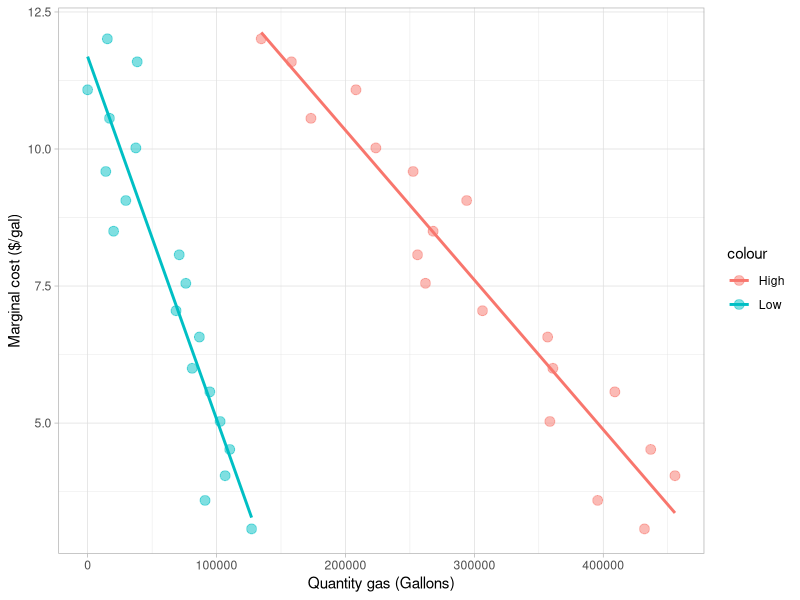
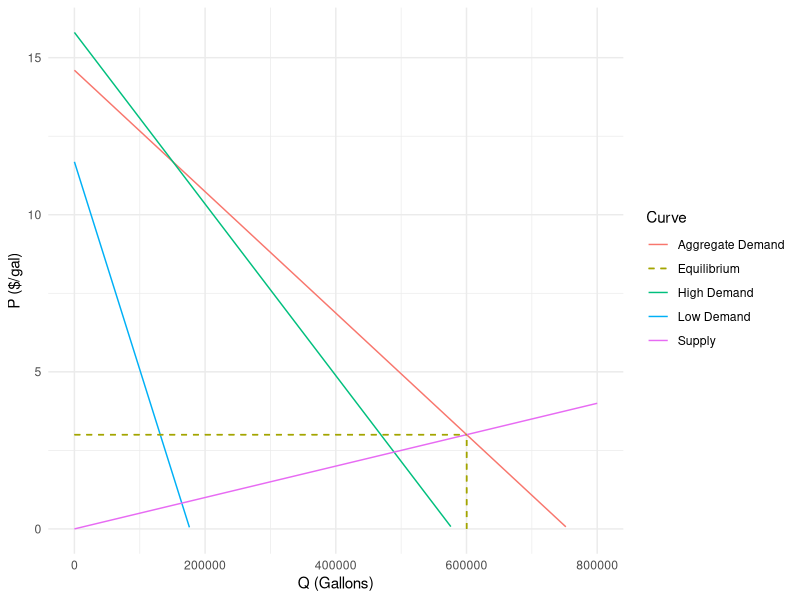

Here is the R script that generated these plots, in order:
## ---- chunk 1
knitr::opts_chunk$set(echo = TRUE)
library(tidyverse)
library(here)
library(ggpubr)
library(broom)
library(knitr)
options(scipen=999)
## ---- chunk 2

# Calculate and save MEC of one gallon of gas

# MEC = ($/ metric ton) * (metric tons/lb) * (lb/gal)

MEC <- 51*(1/2204.62)*(19.6)

## ---- chunk 3

# Read in data
data <- read_csv("HW3_data.csv")

# Create 2 linear models
D_low_lm = lm(Price_Dollars ~ Q_Low_Gallons, data = data)
D_high_lm = lm(Price_Dollars ~ Q_High_Gallons, data = data)

# Create plot for reference
ggplot(data = data) +
  #Low Demand
  geom_point(aes(x = Q_Low_Gallons, y = Price_Dollars, color = "Low"), size = 3, alpha = 0.5) +
  geom_smooth(aes(x = Q_Low_Gallons, y = Price_Dollars, color = "Low"), method = "lm", se = F)+
  #High Demand
  geom_point(aes(x = Q_High_Gallons, y = Price_Dollars, color = "High"), size = 3, alpha = 0.5) +
  geom_smooth(aes(x = Q_High_Gallons, y = Price_Dollars, color = "High"), method = "lm", se = F)+
  labs(x = "Quantity gas (Gallons)", y = "Marginal cost ($/gal)")+
  theme_light()

# Save intercepts
int_low <- D_low_lm$coefficients[[1]]
m_low <- D_low_lm$coefficients[[2]]

int_high <- D_high_lm$coefficients[[1]]
m_high <- D_high_lm$coefficients[[2]]

## ---- chunk 4
# Solve for intercepts for aggregate demand
m_agg <- 1/(1/(m_low)+1/(m_high))
int_agg <- ((int_low/m_low)+(int_high/m_high))/(1/(m_low)+1/(m_high))

# Create functions for all three demand curves
D_low <- function(Q) {m_low*Q + int_low}
D_high <- function(Q) {m_high*Q + int_high}
D_agg <- function(Q) {m_agg*Q + int_agg}
## ---- chunk 5
# Solve for Q eq given P = 3:
P_eq <- 3
Q_eq <- (P_eq-int_agg)/m_agg

# Save slope of supply curve:
m_MC <- P_eq/Q_eq

# Create function for supply curve
MC <- function(Q) {m_MC*Q}
## ---- chunk 6
# Graph for reference
ggplot(data.frame(Q = c(0, 800000)), aes(x = Q)) +
  stat_function(fun = D_agg, aes(color = "Aggregate Demand")) +
  stat_function(fun = D_low, aes(color = "Low Demand")) +
  stat_function(fun = D_high, aes(color = "High Demand")) +
  stat_function(fun = MC, aes(color = "Supply")) +
  geom_segment(aes(x = 0, y = P_eq, xend = Q_eq, yend = P_eq, color = "Equilibrium"), linetype = 2)+
  geom_segment(aes(x = Q_eq, y = 0, xend = Q_eq, yend = P_eq, color = "Equilibrium"), linetype = 2)+
  scale_x_continuous(name = "Q (Gallons)") +
  scale_y_continuous(name = "P ($/gal)",limits = c(0, NA)) +
  labs(color = "Curve") +
  theme_minimal()
  
## ---- chunk 7
# Calculate consumer surplus

# Solve for quantity at kink
Q_kink <- (int_low-int_agg)/m_agg

# Consumer surplus equals area under high demand curve until kink
SQ_CS_1 <- integrate(D_high, lower = 0, upper = Q_kink)

# plus area under agg demand curve after kink until intercept with supply curve
SQ_CS_2 <- integrate(D_agg, lower = Q_kink, upper = Q_eq)

# minus area from price equals 0 to Peq * Qeq
SQ_CS_total <- SQ_CS_1$value + SQ_CS_2$value - Q_eq*P_eq

# Calculate producer surplus

# Solve for area under supply curve:
SQ_PS_1 <- integrate(MC, lower = 0, upper = Q_eq)

# Subtract from Qeq*Peq:
SQ_PS_total <- Q_eq*P_eq - SQ_PS_1$value
## ---- chunk 8

# Low demand:
Q_eq_low <- (P_eq-int_low)/m_low

# High demand:
Q_eq_high <- (P_eq-int_high)/m_high

## ---- chunk 9

# Low demand
CS_low_1 <- integrate(D_low, lower = 0, upper = Q_eq_low)
CS_low_total <- CS_low_1$value - P_eq*Q_eq_low

# High demand
CS_high_1 <- integrate(D_high, lower = 0, upper = Q_eq_high)
CS_high_total <- CS_high_1$value - P_eq*Q_eq_high

